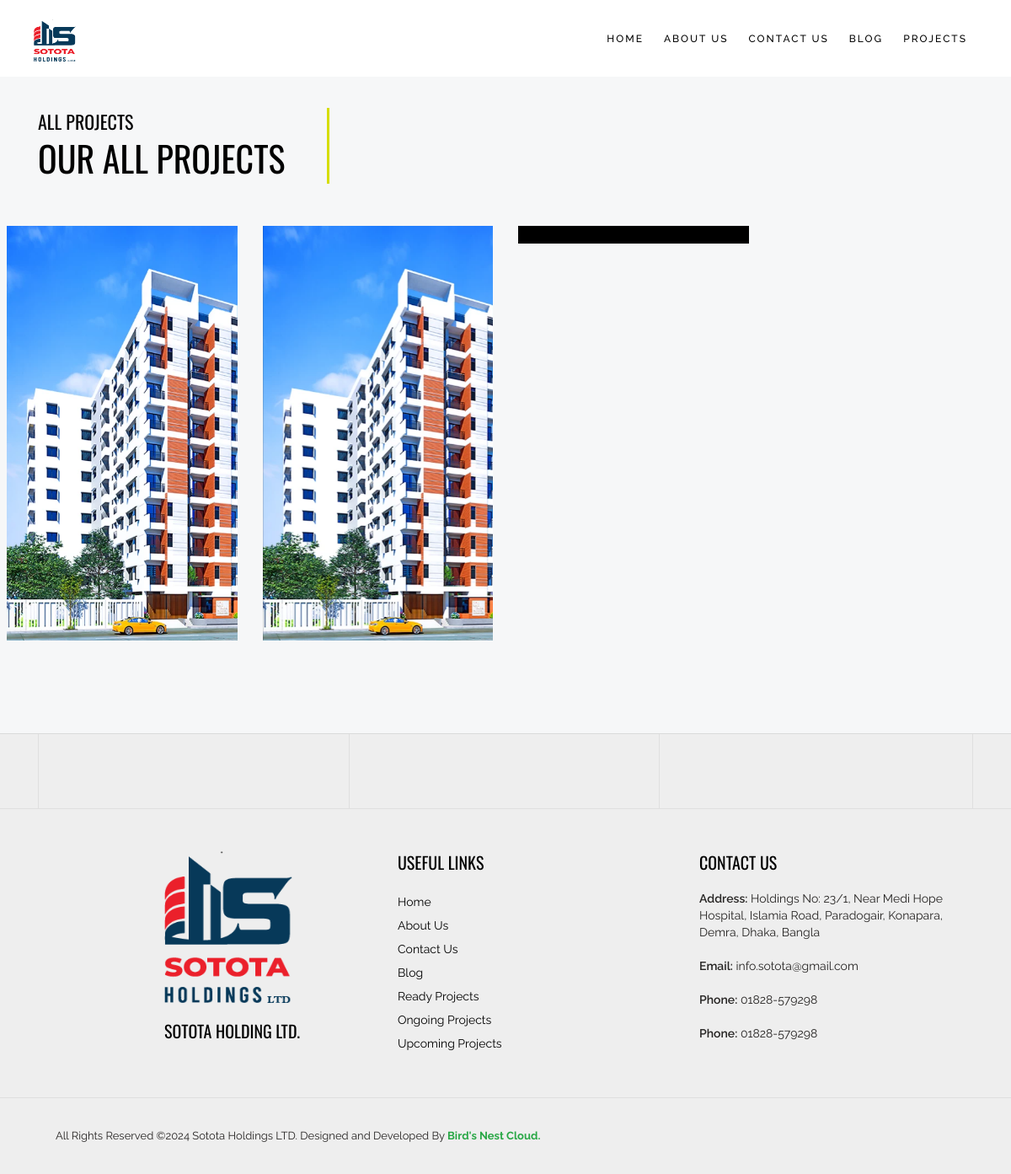
/All-Project/, run on the app's committed database.
### cms/models.py (models this page shows, shortened)
class CompanyInfo(models.Model):
    logo = models.ImageField(upload_to='logo/', blank=True, null=True)
    company_name = models.CharField(max_length=100, blank=True, null = True)
    address = models.CharField(max_length=100, blank=True, null = True)
    primary_phone = models.CharField(max_length=100, blank=True, null = True)
    secondary_phone = models.CharField(max_length=100, blank=True, null = True)
    email = models.CharField(max_length=100, blank=True, null = True)
    facebook_link = models.CharField(max_length=100, blank=True, null = True)
    youtube_link = models.CharField(max_length=100, blank=True, null = True)
    instagram_link = models.CharField(max_length=100, blank=True, null = True)
    class Meta:
        verbose_name_plural = "Company Informations"

class Project(models.Model):
  catagory_choice = models.CharField(choices= CATAGORY_CHOICE, default="ready", max_length=100)
  name= models.CharField(max_length=100, blank=True, null=True)
  thumbnail_image = models.ImageField(upload_to='project_photo/', blank=True, null=True)
  first_image = models.ImageField(upload_to='project_photo/', blank=True, null=True)
  second_image = models.ImageField(upload_to='project_photo/', blank=True, null=True)
  third_image = models.ImageField(upload_to='project_photo/', blank=True, null=True)
  thumbnail_image = models.ImageField(upload_to='project_photo/', blank=True, null=True)
  description = models.TextField(max_length=1000, blank=True, null = True )
  address = models.TextField(max_length=1000, blank=True, null = True )
  architect_name = models.CharField(max_length=100, blank=True, null = True)
  land_area = models.CharField(max_length=100, blank=True, null = True)
  Specialty_of_the_land = models.CharField(max_length=100, blank=True, null = True)
  total_floor = models.CharField(max_length=100, blank=True, null = True)
  total_apartments = models.CharField(max_length=100, blank=True, null = True)
  unit_size = models.CharField(max_length=100, blank=True, null = True)
  road_width = models.CharField(max_length=100, blank=True, null = True)
  total_basements = models.CharField(max_length=100, blank=True, null = True)
  total_parking = models.CharField(max_length=100, blank=True, null = True)
  approval_no = models.CharField(max_length=100, blank=True, null = True)
  serial_no = models.IntegerField(blank=True, null = True)
  is_available = models.BooleanField(default=True)
  created_at = models.DateTimeField(auto_now_add=True)
  updated_at = models.DateTimeField(auto_now_add=True)
  class Meta:
        verbose_name_plural = "Projects"

### cms/views.py (the view)
# urls.py: path('All-Project/', views.all_projects, name='all_projects'),
def all_projects(request):
    all_projects =  Project.objects.all()
    company_info = CompanyInfo.objects.first()
    context = {
        'all_projects': all_projects,
        'company_info' : company_info,
    }
    return render(request, 'cms/all_project.html', context)

### templates/cms/all_project.html (shortened to what this page needs)
{% extends "base.html" %}
{% load static %}
{% block body %}
<div class="section-full  p-t80 p-b80 bg-gray px-2">
    <div class="container pt-5">
        <div class="section-head clearfix">
            <div class="wt-tilte-main bdr-r-3 bdr-primary bdr-solid">
                <small class="wt-small-title">All Projects</small>
                <h2 class="m-b5">Our all Projects</h2>
            </div>
        </div>
    </div>
    <div class="portfolio-wrap mfp-gallery work-grid row clearfix ">
        {% for all_projects in all_projects %}
        <div class="masonry-item cat-1 col-lg-3 col-md-4 col-sm-6 m-b30">
            <div class="project-img-effect-1">
                {% if  all_projects.thumbnail_image %}
                <img src="{{ all_projects.thumbnail_image.url}}" alt="" />
                {% endif %}
                <a href="{% url 'get_projects' all_projects.id %}"></a>
            </div>
        </div>
        {% endfor %}
    </div>
</div>
</div>
{% endblock body %}

### templates/base.html (shortened to what this page needs)
{% load static %}
<!DOCTYPE html>
<html lang="en">
<head>
  <link rel="stylesheet"  href="{% static 'css/bootstrap.min.css' %}">
  <link rel="stylesheet" type="text/css" href="{% static 'css/fontawesome/css/font-awesome.min.css' %}">
  <link rel="stylesheet" type="text/css" href="{% static 'css/owl.carousel.min.css' %}">
  <link rel="stylesheet" type="text/css" href="{% static 'css/slick.css' %}">
  <link rel="stylesheet" type="text/css" href="{% static 'css/slick-theme.css' %}">
  <link rel="stylesheet" type="text/css" href="{% static 'css/magnific-popup.min.css' %}">
  <link rel="stylesheet" type="text/css" href="{% static 'css/loader.min.css' %}">
  <link rel="stylesheet" type="text/css" href="{% static 'css/style.css' %}">
<link rel="stylesheet" type="text/css" href="{% static 'css/flaticon.min.css' %}">
<link rel="stylesheet" type="text/css" href="{% static 'plugins/revolution/revolution/css/settings.css' %}">
<link rel="stylesheet" type="text/css" href="{% static 'plugins/revolution/revolution/css/navigation.css' %}">
</head>
<body>
  <div class="page-wraper">
    {% include "header.html" %}
    {% block body %}
    {% endblock body %}
    {% include "footer.html" %}
</body>
</html>

### templates/header.html (shortened to what this page needs)
{% load static %}
<header class="site-header header-style-2  header-fixed nav-wide">
  <div class="main-bar-wraper navbar-expand-lg">
      <div class="main-bar p-t5">
          <div class="container">
              <div class="logo-header">
                  <div class="logo-header-inner logo-header-one">
                    {% if company_info.logo %}
                      <a href="{% url 'home' %}">
                          <img src="{{company_info.logo.url}}" style="height: 50px; width: 50px;" alt="" />
                      </a>
                      {% endif %}
                  </div>
              </div>
                  <div class="header-nav navbar-collapse collapse d-flex justify-content-end">
                      <ul class=" nav navbar-nav">
                          <li class="active">
                              <a href="{% url 'home' %}">Home</a>
                          <li>
                              <a href="{% url 'about_us' %}">About Us</a>
                          </li>
                          <li>
                              <a href="{% url 'contact_us' %}">Contact us</a>
                          </li>
                          <li>
                              <a href="{% url 'blog' %}">Blog</a>
                          </li>
                          <li >
                              <a>Projects</a>
                          </li>
                      </ul>
                  </div>
          </div>
      </div>
  </div>
</header>

### templates/footer.html (shortened to what this page needs)
<footer class="site-footer footer-large  footer-light ">
    <div class="footer-social-section bg-secondry">
        <div class="container">
            <div class="footer-social-content">
                <ul>
                    <li><a href="{{company_info.facebook_link}}" target="_blank"><i class="fa fa-facebook"></i></a></li>
                    <li><a href="{{company_info.youtube_link}}" target="_blank"><i class="fa fa-instagram"></i></a></li>
                    <li><a href="{{company_info.instagram_link}}" target="_blank"><i class="fa fa-youtube"></i></a></li>
                </ul>
            </div>
        </div>
    </div>
    <div class="footer-top overlay-wraper pl-5">
        <div class="overlay-main"></div>
        <div class="container-fluid">
            <div class="row pl-4">
                <div class="col-xl-4 col-lg-4 col-md-4 pl-5">
                    <div class="widget widget_about">
                        {% if company_info.logo %}
                        <img  src="{{company_info.logo.url}}" style="width: 200px; height: 200px; padding-bottom: 20px;"
                            class="lmg-fluid pl-5" alt="">
                        {% endif %}
                        <br>
                        <h4 class="widget-title  text-uppercase pl-5">{{company_info.company_name}}</h4>
                    </div>
                </div>
                <div class="col-xl-4 col-lg-4 col-md-4">
                    <div class="widget widget_services inline-links">
                        <h4 class="widget-title">Useful links</h4>
                        <ul>
                            <li><a href="{% url 'home' %}">Home</a></li>
                            <li><a href="{% url 'about_us' %}">About Us</a></li>
                            <li><a href="{% url 'contact_us' %}">Contact Us</a></li>
                            <li><a href="{% url 'blog' %}">Blog</a></li>
                            <li><a href="{% url 'ready_projects' %}">Ready Projects</a></li>
                            <li><a href="{% url 'ongoing_projects' %}">Ongoing Projects</a></li>
                            <li><a href="{% url 'upcoming_projects' %}">Upcoming Projects</a></li>
                        </ul>
                    </div>
                </div>
                <div class="col-xl-4 col-lg-4 col-md-4">
                    <div class="widget widget_address_outer m-b20">
                        <h4 class="widget-title">Contact Us</h4>
                        <ul class="widget_address">
                            <li><strong>Address:</strong> {{company_info.address}}</li>
                            <li><strong>Email:</strong> {{company_info.email}}</li>
                            <li><strong>Phone:</strong> {{company_info.primary_phone}}</li>
                            <li><strong>Phone:</strong> {{company_info.secondary_phone}}</li>
                        </ul>
                    </div>
                </div>
            </div>
        </div>
    </div>
    <div class="footer-bottom pl-5">
        <div class="container">
            <span class="copyrights-text">All Rights Reserved ©2024 Sotota Holdings LTD. Designed and Developed By <a class="text-success font-weight-bold"
                    href="birdsnestcloud.com" target="_blank">Bird's Nest Cloud.</a></span>
        </div>
    </div>
</footer>

### data on the page
CompanyInfo: logo (picture), company_name "SOTOTA HOLDING LTD.", address "Holdings No: 23/1, Near Medi Hope Hospital, Islamia Road, Paradogair, Konapara, Demra, Dhaka, Bangla", email "info.sotota@gmail.com", primary_phone "01828-579298", secondary_phone "01828-579298"
Project: thumbnail_image (picture)
Project: thumbnail_image (picture)
